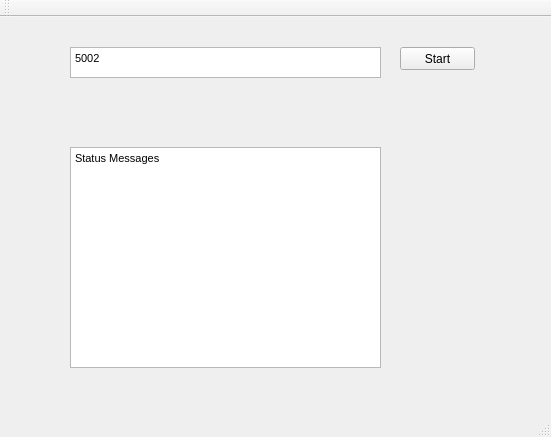
<?xml version="1.0" encoding="UTF-8"?>
<ui version="4.0">
 <class>MainWindow</class>
 <widget class="QMainWindow" name="MainWindow">
  <property name="geometry">
   <rect>
    <x>0</x>
    <y>0</y>
    <width>551</width>
    <height>437</height>
   </rect>
  </property>
  <property name="windowTitle">
   <string>MainWindow</string>
  </property>
  <widget class="QWidget" name="centralWidget">
   <widget class="QTextEdit" name="textEdit">
    <property name="geometry">
     <rect>
      <x>70</x>
      <y>30</y>
      <width>311</width>
      <height>31</height>
     </rect>
    </property>
    <property name="html">
     <string>&lt;!DOCTYPE HTML PUBLIC &quot;-//W3C//DTD HTML 4.0//EN&quot; &quot;http://www.w3.org/TR/REC-html40/strict.dtd&quot;&gt;
&lt;html&gt;&lt;head&gt;&lt;meta name=&quot;qrichtext&quot; content=&quot;1&quot; /&gt;&lt;style type=&quot;text/css&quot;&gt;
p, li { white-space: pre-wrap; }
&lt;/style&gt;&lt;/head&gt;&lt;body style=&quot; font-family:'MS Shell Dlg 2'; font-size:8.25pt; font-weight:400; font-style:normal;&quot;&gt;
&lt;p style=&quot; margin-top:0px; margin-bottom:0px; margin-left:0px; margin-right:0px; -qt-block-indent:0; text-indent:0px;&quot;&gt;5002&lt;/p&gt;&lt;/body&gt;&lt;/html&gt;</string>
    </property>
   </widget>
   <widget class="QTextEdit" name="textEdit_2">
    <property name="geometry">
     <rect>
      <x>70</x>
      <y>130</y>
      <width>311</width>
      <height>221</height>
     </rect>
    </property>
    <property name="html">
     <string>&lt;!DOCTYPE HTML PUBLIC &quot;-//W3C//DTD HTML 4.0//EN&quot; &quot;http://www.w3.org/TR/REC-html40/strict.dtd&quot;&gt;
&lt;html&gt;&lt;head&gt;&lt;meta name=&quot;qrichtext&quot; content=&quot;1&quot; /&gt;&lt;style type=&quot;text/css&quot;&gt;
p, li { white-space: pre-wrap; }
&lt;/style&gt;&lt;/head&gt;&lt;body style=&quot; font-family:'MS Shell Dlg 2'; font-size:8.25pt; font-weight:400; font-style:normal;&quot;&gt;
&lt;p style=&quot; margin-top:0px; margin-bottom:0px; margin-left:0px; margin-right:0px; -qt-block-indent:0; text-indent:0px;&quot;&gt;Status Messages&lt;/p&gt;&lt;/body&gt;&lt;/html&gt;</string>
    </property>
   </widget>
   <widget class="QPushButton" name="pushButtonStart">
    <property name="geometry">
     <rect>
      <x>400</x>
      <y>30</y>
      <width>75</width>
      <height>23</height>
     </rect>
    </property>
    <property name="text">
     <string>Start</string>
    </property>
   </widget>
  </widget>
  <widget class="QMenuBar" name="menuBar">
   <property name="geometry">
    <rect>
     <x>0</x>
     <y>0</y>
     <width>551</width>
     <height>21</height>
    </rect>
   </property>
  </widget>
  <widget class="QToolBar" name="mainToolBar">
   <attribute name="toolBarArea">
    <enum>TopToolBarArea</enum>
   </attribute>
   <attribute name="toolBarBreak">
    <bool>false</bool>
   </attribute>
  </widget>
  <widget class="QStatusBar" name="statusBar"/>
 </widget>
 <layoutdefault spacing="6" margin="11"/>
 <resources/>
 <connections/>
</ui>
